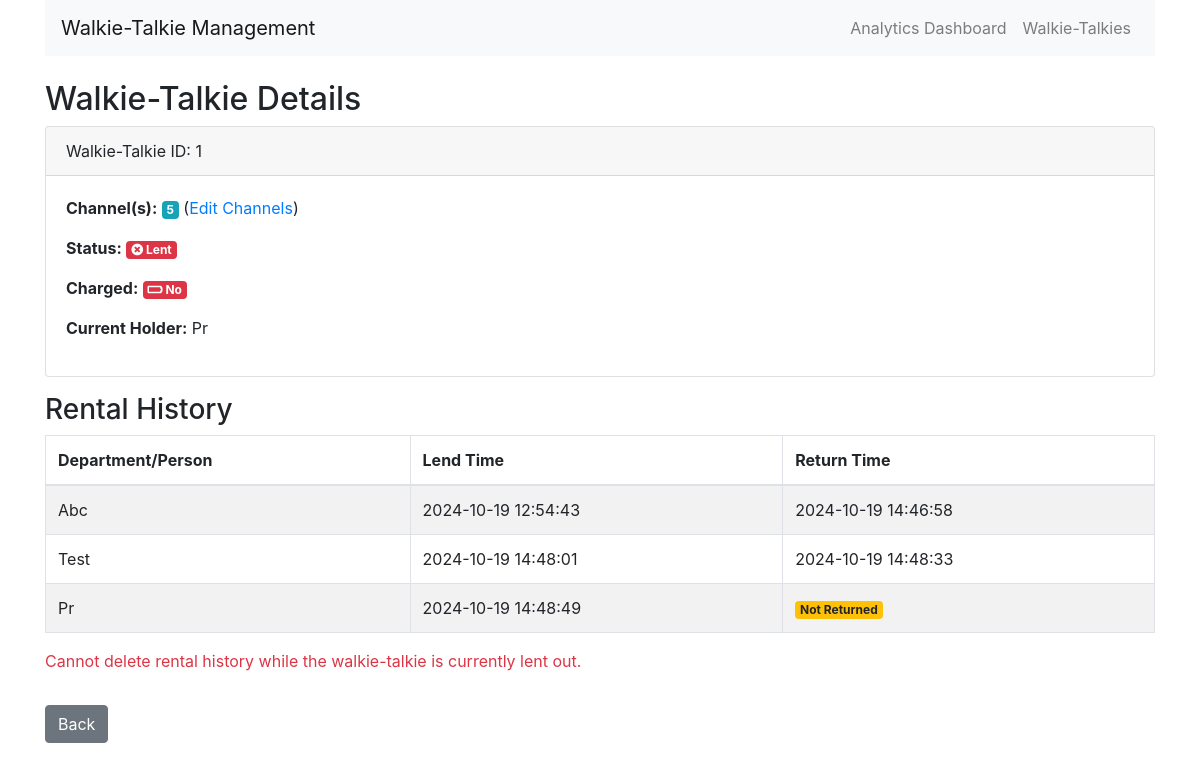
The app's page /walkie_talkie/1 with its own data.
### models.py (models this page shows)
class WalkieTalkie(db.Model):
    __tablename__ = 'walkie_talkies'
    id = db.Column(db.Integer, primary_key=True)
    is_lent = db.Column(db.Boolean, default=False)
    current_holder = db.Column(db.String(100), nullable=True)
    is_charged = db.Column(db.Boolean, default=False)  # Default is now False (discharged)
    rental_history = db.relationship('Rental', backref='walkie_talkie', lazy=True)
    channels = db.relationship('Channel', backref='walkie_talkie', lazy=True, cascade="all, delete-orphan")

class Channel(db.Model):
    __tablename__ = 'channels'
    id = db.Column(db.Integer, primary_key=True)
    channel_number = db.Column(db.Integer, nullable=False)
    walkie_talkie_id = db.Column(db.Integer, db.ForeignKey('walkie_talkies.id'), nullable=False)
    __table_args__ = (db.UniqueConstraint('walkie_talkie_id', 'channel_number', name='_walkie_channel_uc'),)

class Rental(db.Model):
    __tablename__ = 'rentals'
    id = db.Column(db.Integer, primary_key=True)
    walkie_talkie_id = db.Column(db.Integer, db.ForeignKey('walkie_talkies.id'), nullable=False)
    department_id = db.Column(db.Integer, db.ForeignKey('departments.id'), nullable=False)
    lend_time = db.Column(db.DateTime, default=get_ist_now, nullable=False)
    return_time = db.Column(db.DateTime, nullable=True)

class Department(db.Model):
    __tablename__ = 'departments'
    id = db.Column(db.Integer, primary_key=True)
    name = db.Column(db.String(100), nullable=False, unique=True)
    rental_history = db.relationship('Rental', backref='department', lazy=True)

### routes.py (the view)
@app.route('/walkie_talkie/<int:wt_id>')
def view_walkie_talkie(wt_id):
    wt = WalkieTalkie.query.get_or_404(wt_id)
    rentals = Rental.query.filter_by(walkie_talkie_id=wt_id).all()
    return render_template('walkie_talkie.html', wt=wt, rentals=rentals)

### templates/walkie_talkie.html (shortened to what this page needs)
{% extends 'base.html' %}
{% block content %}
<h2>Walkie-Talkie Details</h2>
<div class="card mb-3">
    <div class="card-header">
        Walkie-Talkie ID: {{ wt.id }}
    </div>
    <div class="card-body">
        <p><strong>Channel(s):</strong>
            {% if wt.channels %}
                {% for channel in wt.channels %}
                    <span class="badge badge-info">{{ channel.channel_number }}</span>
                {% endfor %}
            {% else %}
                <span class="badge badge-secondary">No Channels Assigned</span>
            {% endif %}
            (<a href="{{ url_for('edit_walkie_talkie', wt_id=wt.id) }}">Edit Channels</a>)
        </p>
        <p><strong>Status:</strong>
            {% if wt.is_lent %}
                <span class="badge badge-danger" data-toggle="tooltip" title="Lent to {{ wt.current_holder }}">
                    <i class="fas fa-times-circle"></i> Lent
                </span>
            {% else %}
                <span class="badge badge-success" data-toggle="tooltip" title="Available for lending">
                    <i class="fas fa-check-circle"></i> Available
                </span>
            {% endif %}
        </p>
        <p><strong>Charged:</strong>
            {% if wt.is_charged %}
                <span class="badge badge-success" data-toggle="tooltip" title="Fully Charged">
                    <i class="fas fa-battery-full"></i> Yes
                </span>
            {% else %}
                <span class="badge badge-danger" data-toggle="tooltip" title="Not Charged">
                    <i class="fas fa-battery-empty"></i> No
                </span>
            {% endif %}
        </p>
        <p><strong>Current Holder:</strong> {{ wt.current_holder or 'N/A' }}</p>
    </div>
</div>
<h3>Rental History</h3>
{% if rentals %}
    <table class="table table-striped table-bordered">
        <thead>
            <tr>
                <th>Department/Person</th>
                <th>Lend Time</th>
                <th>Return Time</th>
            </tr>
        </thead>
        <tbody>
            {% for rental in rentals %}
                <tr>
                    <td>{{ rental.department.name }}</td>
                    <td>{{ rental.lend_time.strftime('%Y-%m-%d %H:%M:%S') }}</td>
                    <td>
                        {% if rental.return_time %}
                            {{ rental.return_time.strftime('%Y-%m-%d %H:%M:%S') }}
                        {% else %}
                            <span class="badge badge-warning">Not Returned</span>
                        {% endif %}
                    </td>
                </tr>
            {% endfor %}
        </tbody>
    </table>
    {% if not wt.is_lent %}
        <form action="{{ url_for('delete_rental_history', wt_id=wt.id) }}" method="post" onsubmit="return confirm('Are you sure you want to delete all rental history for this walkie-talkie? This action cannot be undone.');">
            <button type="submit" class="btn btn-danger">
                <i class="fas fa-trash-alt"></i> Delete Rental History
            </button>
        </form>
    {% else %}
        <p class="text-danger">Cannot delete rental history while the walkie-talkie is currently lent out.</p>
    {% endif %}
{% else %}
    <p>No rental history available for this walkie-talkie.</p>
{% endif %}
<a href="{{ url_for('index') }}" class="btn btn-secondary mt-3">Back</a>
{% endblock %}

### records on screen
WalkieTalkie: id "1", current_holder "Pr"
Channel: channel_number "5"
Rental: department.name "Abc", lend_time "2024-10-19 12:54:43", return_time "2024-10-19 14:46:58"
Rental: department.name "Test", lend_time "2024-10-19 14:48:01", return_time "2024-10-19 14:48:33"
Rental: department.name "Pr", lend_time "2024-10-19 14:48:49", shows "Not Returned"
